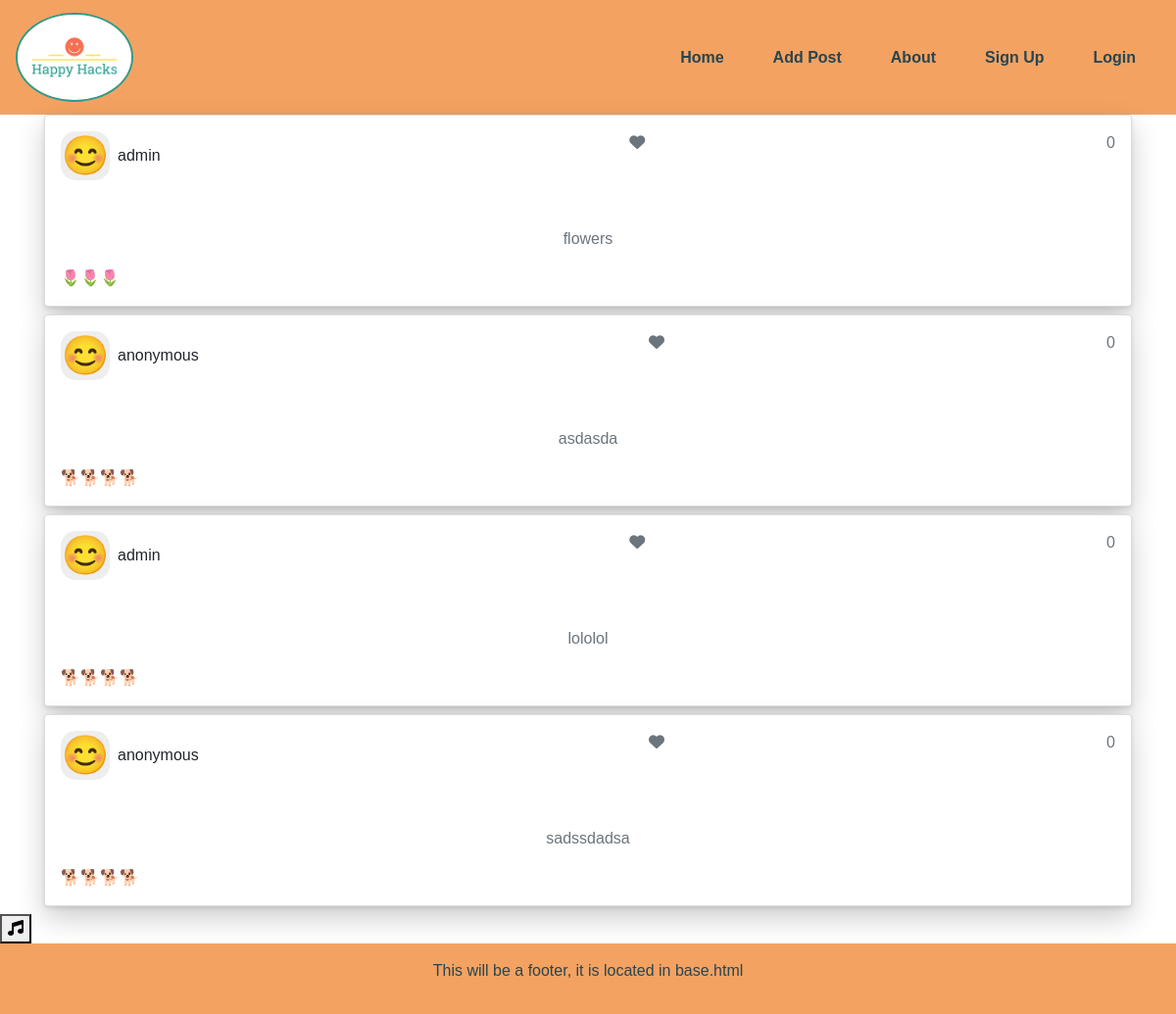
The page / on the database its author committed.
### happiness/models.py (models this page shows, shortened)
class Post(models.Model):
    title = models.CharField(max_length=200, unique=True,)
    author = models.ForeignKey(User, on_delete=models.CASCADE)
    slug = models.SlugField(max_length=200, unique=True)
    emoji = models.CharField(default="😀", max_length=200,)
    created_on = models.DateTimeField(auto_now=True)
    likes = models.ManyToManyField(User, related_name="post_likes", blank=True)
    class Meta:
        ordering = ["-created_on"]
    def number_of_likes(self):
        return self.likes.count()

### happiness/views.py (the view, shortened to what this page needs)
# urls.py: path("", views.HomeView.as_view(), name="home"),
class HomeView(TemplateView):
    template_name = 'index.html'
    def get_context_data(self, **kwargs):
        context = super().get_context_data(**kwargs)
        context['posts'] = Post.objects.all()
        context['user'] = self.request.user
        return context

### templates/index.html
{% extends 'base.html' %}
{% block content %}
<div class="container text-center">
    {% for post in posts  %}
    {% include "includes/postcard.html" with post=post %}
    {% endfor %}
</div>
{% endblock %}

### templates/includes/postcard.html (shortened to what this page needs)
<article class="card p-3 mb-2">
  <div class="d-flex justify-content-between">
    <div class="d-flex flex-row align-items-center">
      <div class="icon">&#x1F60A;</div>
      <div class="mx-2 c-details">
        <h6 class="mb-0">{{ post.author }}</h6>
      </div>
    </div>
    {% if user.is_authenticated %}
    <form class="d-inline" action="{% url 'home' %}" method="POST">
      {% csrf_token %}
      <input type="hidden" name="post_id" value="{{ post.id }}">
        {% if post.user_has_liked %}
        <button type="submit" class="badge-button">
          <i class="fa-solid fa-heart"></i>
        </button>
        {% else %}
        <button type="submit" class="badge-button">
          <i class="fa-regular fa-heart h4 text-danger m-0"></i>
        </button>
        {% endif %}
      </button>
    </form>
    {% else %}
    <span class="text-secondary"><i class="fa-solid fa-heart"></i></span>
    {% endif %}
    <span class="text-secondary">{{ post.number_of_likes }}</span>
  </div>
  <div class="mt-5">
    <p class="text-secondary">{{ post.title }}</p>
    <div class="d-flex flex-row align-items-center">
      <div>{{ post.emoji }}</div>
    </div>
  </div>
</article>

### static/style.css (style rules this page uses)
body { font-family: "Roboto Slab", sans-serif; height: 100%; }
p { color: #264653; }
.card { box-shadow: rgba(0, 0, 0, 0.2) 0px 12px 28px 0px, rgba(0, 0, 0, 0.1) 0px 2px 4px 0px, rgba(255, 255, 255, 0.05) 0px 0px 0px 1px inset; }
.icon { width: 50px; height: 50px; background-color: #eee; border-radius: 15px; display: flex; align-items: center; justify-content: center; font-size: 39px; }

### rows shown on the page
Post: author "admin", number_of_likes "0", title "flowers", emoji "🌷🌷🌷"
Post: author "anonymous", number_of_likes "0", title "asdasda", emoji "🐕🐕🐕🐕"
Post: author "admin", number_of_likes "0", title "lololol", emoji "🐕🐕🐕🐕"
Post: author "anonymous", number_of_likes "0", title "sadssdadsa", emoji "🐕🐕🐕🐕"
